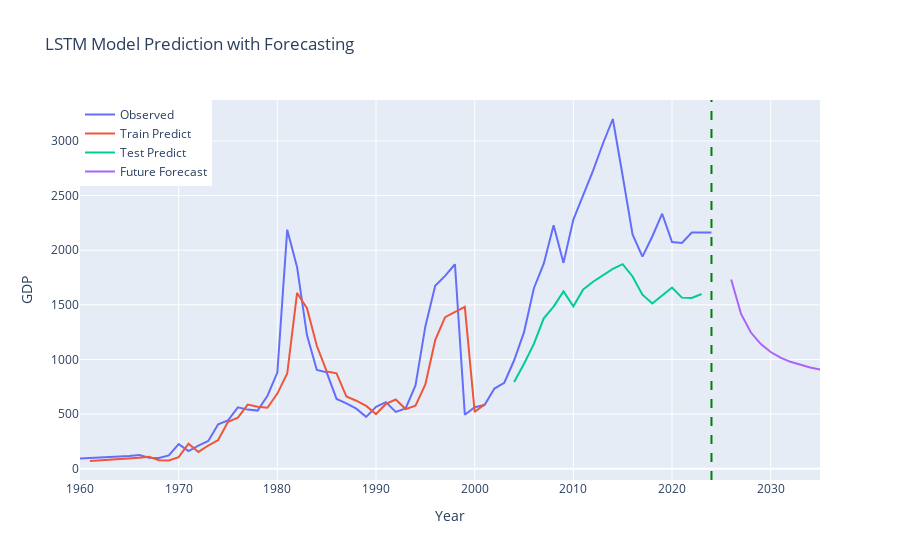

This figure's notebook cell:
### Code cell
# Number of years to predict
future_years = 10

# Generate future time steps
last_date = pd.to_datetime(df['Year'].iloc[-1])
future_dates = pd.date_range(start=last_date, periods=future_years + 1, freq='Y')[1:]

# Predict future values
future_predictions = []

# Start with the last `look_back` data points
last_sequence = scaled_data[-look_back:]

for i in range(future_years):
    # Reshape for prediction
    last_sequence_reshaped = np.reshape(last_sequence, (1, 1, look_back))
    next_value = model.predict(last_sequence_reshaped)
    
    # Append prediction
    future_predictions.append(next_value[0, 0])
    
    # Update the sequence with the new prediction
    last_sequence = np.append(last_sequence[1:], next_value)

# Inverse transform predictions
future_predictions = scaler.inverse_transform(np.array(future_predictions).reshape(-1, 1))

# Plotting
fig = go.Figure()

# Add traces
fig.add_trace(go.Scatter(x=df['Year'], y=df['GDP per capita (current US$)'], mode='lines', name='Observed'))
fig.add_trace(go.Scatter(x=df['Year'], y=train_predict_plot.flatten(), mode='lines', name='Train Predict'))
fig.add_trace(go.Scatter(x=df['Year'], y=test_predict_plot.flatten(), mode='lines', name='Test Predict'))
fig.add_trace(go.Scatter(x=future_dates, y=future_predictions.flatten(), mode='lines', name='Future Forecast'))
# Add a vertical line at 2024
fig.add_vline(x='2024-01-01', line_width=2, line_dash="dash", line_color="green")
# Add title and labels
fig.update_layout(
    title='LSTM Model Prediction with Forecasting',
    xaxis_title='Year',
    yaxis_title='GDP',
    legend=dict(x=0, y=1)
)
# Calculate mean absolute error
train_mae = mean_absolute_error(y_train[0], train_predict[:,0])
print(f'Train MAE: {train_mae:.2f}')
test_mae = mean_absolute_error(y_test[0], test_predict[:,0])
print(f'Test MAE: {test_mae:.2f}')
# Show the plot
pio.show(fig)
